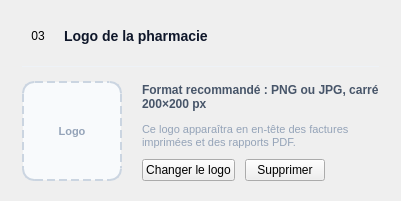
                                                            <widget class="QFrame" name="section_card">
                                                                <layout class="QVBoxLayout" name="sectionLogoLayout">
                                                                    <property name="spacing">
                                                                        <number>14</number>
                                                                    </property>
                                                                    <property name="leftMargin">
                                                                        <number>22</number>
                                                                    </property>
                                                                    <property name="topMargin">
                                                                        <number>20</number>
                                                                    </property>
                                                                    <property name="rightMargin">
                                                                        <number>22</number>
                                                                    </property>
                                                                    <property name="bottomMargin">
                                                                        <number>20</number>
                                                                    </property>
                                                                    <item>
                                                                        <layout class="QHBoxLayout" name="secLogoHeader">
                                                                            <property name="spacing">
                                                                                <number>10</number>
                                                                            </property>
                                                                            <item>
                                                                                <widget class="QLabel" name="secLogoIcon">
                                                                                    <property name="minimumSize">
                                                                                        <size>
                                                                                            <width>32</width>
                                                                                            <height>32</height>
                                                                                        </size>
                                                                                    </property>
                                                                                    <property name="maximumSize">
                                                                                        <size>
                                                                                            <width>32</width>
                                                                                            <height>32</height>
                                                                                        </size>
                                                                                    </property>
                                                                                    <property name="styleSheet">
                                                                                        <string notr="true">QLabel#section_icon { background: #e0f2fe; color: #023E8A; border-radius: 8px; padding: 6px; font-size: 12px; font-weight: 800; }</string>
                                                                                    </property>
                                                                                    <property name="text">
                                                                                        <string>03</string>
                                                                                    </property>
                                                                                    <property name="alignment">
                                                                                        <set>Qt::AlignmentFlag::AlignCenter</set>
                                                                                    </property>
                                                                                </widget>
                                                                            </item>
                                                                            <item>
                                                                                <widget class="QLabel" name="secLogoTitle">
                                                                                    <property name="styleSheet">
                                                                                        <string notr="true">color: #0f172a; font-size: 14px; font-weight: 800;</string>
                                                                                    </property>
                                                                                    <property name="text">
                                                                                        <string>Logo de la pharmacie</string>
                                                                                    </property>
                                                                                </widget>
                                                                            </item>
                                                                            <item>
                                                                                <spacer name="secLogoSpacer">
                                                                                    <property name="orientation">
                                                                                        <enum>Qt::Orientation::Horizontal</enum>
                                                                                    </property>
                                                                                    <property name="sizeHint" stdset="0">
                                                                                        <size>
                                                                                            <width>40</width>
                                                                                            <height>20</height>
                                                                                        </size>
                                                                                    </property>
                                                                                </spacer>
                                                                            </item>
                                                                        </layout>
                                                                    </item>
                                                                    <item>
                                                                        <widget class="QFrame" name="sep3">
                                                                            <property name="maximumSize">
                                                                                <size>
                                                                                    <width>16777215</width>
                                                                                    <height>1</height>
                                                                                </size>
                                                                            </property>
                                                                            <property name="styleSheet">
                                                                                <string notr="true">QFrame#sep3 { background: #eef2f7; border: none; max-height: 1px; }</string>
                                                                            </property>
                                                                            <property name="frameShape">
                                                                                <enum>QFrame::Shape::HLine</enum>
                                                                            </property>
                                                                            <property name="frameShadow">
                                                                                <enum>QFrame::Shadow::Plain</enum>
                                                                            </property>
                                                                        </widget>
                                                                    </item>
                                                                    <item>
                                                                        <layout class="QHBoxLayout" name="logoRow">
                                                                            <property name="spacing">
                                                                                <number>20</number>
                                                                            </property>
                                                                            <item>
                                                                                <widget class="QLabel" name="logo_preview">
                                                                                    <property name="minimumSize">
                                                                                        <size>
                                                                                            <width>100</width>
                                                                                            <height>100</height>
                                                                                        </size>
                                                                                    </property>
                                                                                    <property name="maximumSize">
                                                                                        <size>
                                                                                            <width>100</width>
                                                                                            <height>100</height>
                                                                                        </size>
                                                                                    </property>
                                                                                    <property name="styleSheet">
                                                                                        <string notr="true">QLabel { background: #f8fafc; border: 2px dashed #cbd5e1; border-radius: 12px; color: #94a3b8; font-size: 11px; font-weight: 700; }</string>
                                                                                    </property>
                                                                                    <property name="text">
                                                                                        <string>Logo</string>
                                                                                    </property>
                                                                                    <property name="alignment">
                                                                                        <set>Qt::AlignmentFlag::AlignCenter</set>
                                                                                    </property>
                                                                                </widget>
                                                                            </item>
                                                                            <item>
                                                                                <layout class="QVBoxLayout" name="logoRight">
                                                                                    <property name="spacing">
                                                                                        <number>8</number>
                                                                                    </property>
                                                                                    <item>
                                                                                        <widget class="QLabel" name="lbl_logo_title">
                                                                                            <property name="styleSheet">
                                                                                                <string notr="true">color: #475569; font-size: 12px; font-weight: 600;</string>
                                                                                            </property>
                                                                                            <property name="text">
                                                                                                <string>Format recommandé : PNG ou JPG, carré 200×200 px</string>
                                                                                            </property>
                                                                                            <property name="wordWrap">
                                                                                                <bool>true</bool>
                                                                                            </property>
                                                                                        </widget>
                                                                                    </item>
                                                                                    <item>
                                                                                        <widget class="QLabel" name="lbl_logo_hint">
                                                                                            <property name="styleSheet">
                                                                                                <string notr="true">color: #94a3b8; font-size: 11px;</string>
                                                                                            </property>
                                                                                            <property name="text">
                                                                                                <string>Ce logo apparaîtra en en-tête des factures imprimées et des rapports PDF.</string>
                                                                                            </property>
                                                                                            <property name="wordWrap">
                                                                                                <bool>true</bool>
                                                                                            </property>
                                                                                        </widget>
                                                                                    </item>
                                                                                    <item>
                                                                                        <layout class="QHBoxLayout" name="logoBtns">
                                                                                            <property name="spacing">
                                                                                                <number>10</number>
                                                                                            </property>
                                                                                            <item>
                                                                                                <widget class="QPushButton" name="btn_upload_logo">
                                                                                                    <property name="cursor">
                                                                                                        <cursorShape>PointingHandCursor</cursorShape>
                                                                                                    </property>
                                                                                                    <property name="text">
                                                                                                        <string>Changer le logo</string>
                                                                                                    </property>
                                                                                                </widget>
                                                                                            </item>
                                                                                            <item>
                                                                                                <widget class="QPushButton" name="btn_remove_logo">
                                                                                                    <property name="cursor">
                                                                                                        <cursorShape>PointingHandCursor</cursorShape>
                                                                                                    </property>
                                                                                                    <property name="text">
                                                                                                        <string>Supprimer</string>
                                                                                                    </property>
                                                                                                </widget>
                                                                                            </item>
                                                                                            <item>
                                                                                                <spacer name="logoBtnSpacer">
                                                                                                    <property name="orientation">
                                                                                                        <enum>Qt::Orientation::Horizontal</enum>
                                                                                                    </property>
                                                                                                    <property name="sizeHint" stdset="0">
                                                                                                        <size>
                                                                                                            <width>40</width>
                                                                                                            <height>20</height>
                                                                                                        </size>
                                                                                                    </property>
                                                                                                </spacer>
                                                                                            </item>
                                                                                        </layout>
                                                                                    </item>
                                                                                </layout>
                                                                            </item>
                                                                        </layout>
                                                                    </item>
                                                                </layout>
                                                            </widget>
